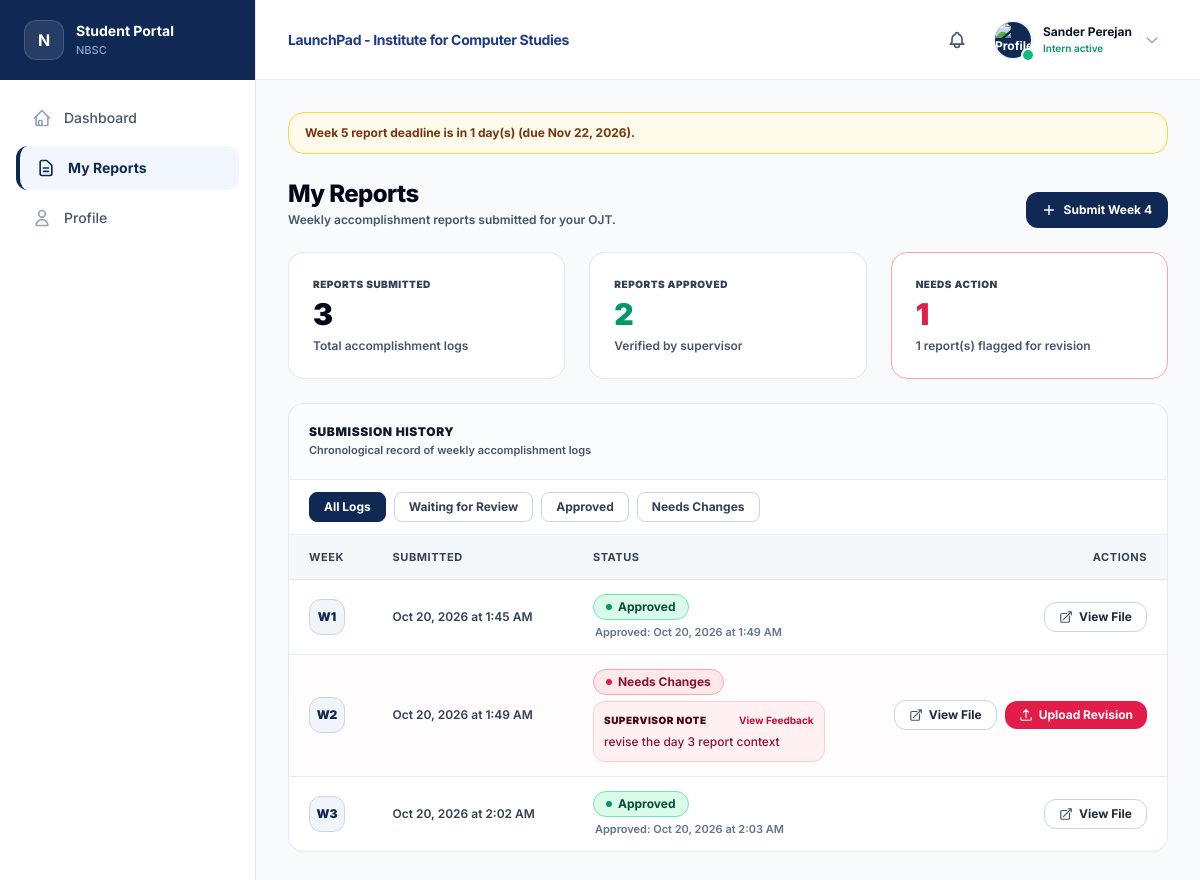
The page /reports.php (signed in) on the database its author committed.
### tables this page shows
CREATE TABLE `students` (
  `id` int(11) NOT NULL AUTO_INCREMENT,
  `user_id` int(11) NOT NULL,
  `student_number` varchar(100) NOT NULL,
  `program` varchar(50) DEFAULT 'BSIT',
  `section` varchar(20) NOT NULL DEFAULT 'IT44A',
  `company_id` int(11) DEFAULT NULL,
  `supervisor_id` int(11) DEFAULT NULL,
  `office_id` int(11) DEFAULT NULL,
  `ojt_start_date` date DEFAULT NULL,
  `completion_requested` tinyint(1) DEFAULT 0,
  `evaluation_triggered` tinyint(1) DEFAULT 0,
  `created_at` datetime DEFAULT current_timestamp(),
  PRIMARY KEY (`id`),
  UNIQUE KEY `uq_student_user` (`user_id`),
  UNIQUE KEY `uq_student_number` (`student_number`),
  KEY `fk_student_company` (`company_id`),
  KEY `fk_student_supervisor` (`supervisor_id`),
  KEY `idx_student_section` (`section`),
  CONSTRAINT `fk_student_company` FOREIGN KEY (`company_id`) REFERENCES `companies` (`id`) ON DELETE SET NULL ON UPDATE CASCADE,
  CONSTRAINT `fk_student_supervisor` FOREIGN KEY (`supervisor_id`) REFERENCES `supervisors` (`id`) ON DELETE SET NULL ON UPDATE CASCADE,
  CONSTRAINT `fk_student_user` FOREIGN KEY (`user_id`) REFERENCES `users` (`id`) ON DELETE CASCADE ON UPDATE CASCADE
);

CREATE TABLE `reports` (
  `id` int(11) NOT NULL AUTO_INCREMENT,
  `student_id` int(11) NOT NULL,
  `week_number` int(11) NOT NULL,
  `file_path` text NOT NULL,
  `previous_file_path` text DEFAULT NULL,
  `ocr_activities` text DEFAULT NULL,
  `supervisor_remarks` text DEFAULT NULL,
  `revision_requested_at` datetime DEFAULT NULL,
  `status` enum('pending','approved','rejected') NOT NULL DEFAULT 'pending',
  `is_late` tinyint(1) NOT NULL DEFAULT 0,
  `deadline_date` date DEFAULT NULL,
  `submitted_at` datetime DEFAULT current_timestamp(),
  `approved_at` datetime DEFAULT NULL,
  `updated_at` datetime DEFAULT current_timestamp() ON UPDATE current_timestamp(),
  `entities_extracted_at` datetime DEFAULT NULL,
  `entities_dictionary_version` varchar(64) DEFAULT NULL,
  `entities_extraction_started_at` datetime DEFAULT NULL,
  `entities_extraction_error` varchar(255) DEFAULT NULL,
  PRIMARY KEY (`id`),
  KEY `fk_report_student` (`student_id`),
  CONSTRAINT `fk_report_student` FOREIGN KEY (`student_id`) REFERENCES `students` (`id`) ON DELETE CASCADE ON UPDATE CASCADE
);

### src/pages/student/myReportsPage.php (the view, shortened to what the rows shown need)
<?php
$isEvaluated = !empty($student['evaluation_id']);
$isRequested = !empty($student['completion_requested']) && !$isEvaluated;
$isTriggered = !empty($student['evaluation_triggered']) && !$isEvaluated;
$isAssigned  = !empty($student['company_id']);
$nextWeekToSubmit = count($reports ?? []) + 1;
?>
<!DOCTYPE html>
<html lang="en">
<head>
    <script src="https://cdn.tailwindcss.com"></script>
    <link rel="stylesheet" href="<?= BASE_PATH; ?>/public/css/style.css">
</head>
<body class="bg-[#F8FAFC] text-slate-900 subpixel-antialiased selection:bg-[#0F2854] selection:text-white">
    <div class="flex min-h-screen">
        <?php include __DIR__ . '/../../components/sidebar.php'; ?>
        <div class="flex-1 flex flex-col min-w-0">
            <main class="p-4 sm:p-8 max-w-[1400px] w-full mx-auto space-y-6 flex-1">
                <?php if (!empty($deadlineNotice)): ?>
                    <div class="px-4 py-3 rounded-2xl border text-xs font-bold <?= $deadlineNotice['level'] === 'danger' ? 'bg-rose-50 border-rose-300 text-rose-900' : 'bg-amber-50 border-amber-300 text-amber-900'; ?>">
                        <?= htmlspecialchars($deadlineNotice['text']); ?>
                    </div>
                <?php endif; ?>
                <div class="flex flex-col sm:flex-row sm:items-end justify-between gap-4">
                    <div class="space-y-0.5">
                        <h1 class="text-xl sm:text-2xl font-extrabold text-slate-950 tracking-tight">My Reports</h1>
                    </div>
                    <?php if (!$isEvaluated && !$isRequested && !$isTriggered && $totalApproved < 16 && $isAssigned && !empty($reports)): ?>
                        <a href="submit_report.php?week=<?= $nextWeekToSubmit; ?>" class="shrink-0 self-start sm:self-auto px-4 py-2.5 bg-[#0F2854] hover:bg-blue-900 text-white font-bold rounded-xl text-xs transition-colors shadow-xs inline-flex items-center gap-2">
                        </a>
                    <?php endif; ?>
                </div>
                <div class="grid grid-cols-2 sm:grid-cols-3 gap-4 sm:gap-6">
                    <div class="bg-white rounded-2xl p-4 sm:p-6 border border-slate-200/90 shadow-xs space-y-1">
                    </div>
                    <div class="bg-white rounded-2xl p-4 sm:p-6 border border-slate-200/90 shadow-xs space-y-1">
                    </div>
                    <div class="bg-white rounded-2xl p-4 sm:p-6 border <?= $totalRejected > 0 ? 'border-rose-300 bg-rose-50/20' : 'border-slate-200/90'; ?> shadow-xs space-y-1">
                    </div>
                </div>
                <div class="bg-white rounded-2xl border border-slate-200/90 shadow-xs overflow-hidden">
                    <div class="p-5 border-b border-slate-200/70 bg-slate-50/60">
                    </div>
                    <div class="px-5 py-3 border-b border-slate-200/60 bg-white flex flex-wrap items-center gap-2">
                    </div>
                    <?php if (!empty($reports)): ?>
                        <div class="hidden md:block overflow-x-auto">
                            <table class="w-full text-left border-collapse text-xs">
                                <thead>
                                    <tr class="bg-slate-100/70 text-slate-700 text-[11px] uppercase tracking-wider border-b border-slate-200 font-black">
                                        <th class="py-3.5 px-5">Week</th>
                                        <th class="py-3.5 px-5">Submitted</th>
                                        <th class="py-3.5 px-5">Status</th>
                                        <th class="py-3.5 px-5 text-right">Actions</th>
                                    </tr>
                                </thead>
                                <tbody id="reportsTableBody" class="divide-y divide-slate-200/80 text-slate-800">
                                    <?php foreach ($reports as $report):
                                        $status = strtolower($report['status'] ?? 'pending');
                                        $filePath = $report['file_path'] ?? '';
                                        $remarks = $report['supervisor_remarks'] ?? '';
                                        $dateSubmitted = $report['submitted_at'] ?? null;
                                        $approvedAt = $report['approved_at'] ?? null;
                                        $isApproved = ($status === 'approved');
                                        $isRejected = ($status === 'rejected');
                                    ?>
                                        <tr class="report-row hover:bg-slate-50 transition-colors <?= $isRejected ? 'bg-rose-50/20' : 'bg-white'; ?>"
                                            data-status="<?= htmlspecialchars($status); ?>">
                                            <td class="py-3.5 px-5 whitespace-nowrap align-middle">
                                                <div class="w-9 h-9 rounded-xl bg-slate-100 text-[#0F2854] font-black text-xs flex items-center justify-center border border-slate-300">
                                                    W<?= htmlspecialchars($report['week_number']); ?>
                                                </div>
                                            </td>
                                            <td class="py-3.5 px-5 align-middle">
                                                <span class="font-semibold text-xs text-slate-700">
                                                    <?= !empty($dateSubmitted) ? date("M d, Y \a\\t g:i A", strtotime($dateSubmitted)) : '—'; ?>
                                                </span>
                                            </td>
                                            <td class="py-3.5 px-5 align-middle">
                                                <?php if ($isApproved): ?>
                                                    <div class="flex flex-col items-start gap-1">
                                                        <div class="flex items-center gap-2">
                                                            <span class="inline-flex items-center gap-1.5 px-3 py-1 rounded-full bg-emerald-100/80 text-emerald-900 border border-emerald-300 text-xs font-bold shadow-2xs">
                                                                <span class="w-1.5 h-1.5 rounded-full bg-emerald-600"></span>
                                                                Approved
                                                            </span>
                                                        </div>
                                                        <?php if (!empty($approvedAt)): ?>
                                                            <span class="text-[11px] font-semibold text-slate-500 pl-0.5">
                                                                Approved: <?= date("M d, Y \a\\t g:i A", strtotime($approvedAt)); ?>
                                                            </span>
                                                        <?php endif; ?>
                                                    </div>
                                                <?php elseif ($isRejected): ?>
                                                    <div class="space-y-1.5">
                                                        <span class="inline-flex items-center gap-1.5 px-3 py-1 rounded-full bg-rose-100/80 text-rose-900 border border-rose-300 text-xs font-bold shadow-2xs">
                                                            <span class="w-1.5 h-1.5 rounded-full bg-rose-600"></span>
                                                            Needs Changes
                                                        </span>
                                                        <?php if (!empty($remarks)): ?>
                                                            <div class="p-2.5 bg-rose-50 border border-rose-200 rounded-xl max-w-xs space-y-1">
                                                                <div class="flex items-center justify-between gap-2">
                                                                    <span class="text-[10px] font-black uppercase tracking-wider text-rose-950 flex items-center gap-1">
                                                                        Supervisor Note
                                                                    </span>
                                                                    <button type="button"
                                                                            onclick="openStudentRemarksModal('Week <?= htmlspecialchars($report['week_number']); ?>', '<?= htmlspecialchars(addslashes($remarks)); ?>', '<?= htmlspecialchars(BASE_PATH . '/' . ltrim(str_replace('\\', '/', $filePath), '/')); ?>')"
                                                                            class="text-[10px] font-bold text-rose-700 hover:underline cursor-pointer">
                                                                        View Feedback
                                                                    </button>
                                                                </div>
                                                                <p class="text-xs text-rose-900 font-medium leading-relaxed line-clamp-1">
                                                                    <?= htmlspecialchars($remarks); ?>
                                                                </p>
                                                            </div>
                                                        <?php endif; ?>
                                                    </div>
                                                <?php endif; ?>
                                            </td>
                                            <td class="py-3.5 px-5 text-right whitespace-nowrap align-middle">
                                                <div class="flex flex-col items-end gap-1.5">
                                                    <div class="flex items-center justify-end gap-2">
                                                        <?php if (!empty($filePath)): ?>
                                                            <a href="view_report.php?report_id=<?= (int)$report['id']; ?>" data-ics-loading="Opening this report&hellip; This may take a moment." class="px-3.5 py-1.5 bg-white hover:bg-slate-100 text-slate-800 text-xs font-bold rounded-xl border border-slate-300 shadow-2xs transition-colors inline-flex items-center gap-1.5 cursor-pointer">
                                                                <svg class="w-3.5 h-3.5 text-slate-600" fill="none" stroke="currentColor" stroke-width="2" viewBox="0 0 24 24"><path stroke-linecap="round" stroke-linejoin="round" d="M13.5 6H5.25A2.25 2.25 0 003 8.25v10.5A2.25 2.25 0 005.25 21h10.5A2.25 2.25 0 0018 18.75V10.5m-10.5 6L21 3m0 0h-5.25M21 3v5.25"/></svg>
                                                                <span>View File</span>
                                                            </a>
                                                        <?php endif; ?>
                                                        <?php if (!$isApproved && !$isEvaluated && !$isRequested && !$isTriggered && $isAssigned): ?>
                                                            <a href="submit_report.php?week=<?= (int)$report['week_number']; ?>" class="px-3.5 py-1.5 <?= $isRejected ? 'bg-rose-600 hover:bg-rose-700' : 'bg-[#0F2854] hover:bg-blue-900'; ?> text-white text-xs font-bold rounded-xl transition-colors shadow-xs inline-flex items-center gap-1.5 cursor-pointer">
                                                                <svg class="w-3.5 h-3.5" fill="none" stroke="currentColor" stroke-width="2" viewBox="0 0 24 24"><path stroke-linecap="round" stroke-linejoin="round" d="M3 16.5v2.25A2.25 2.25 0 005.25 21h13.5A2.25 2.25 0 0021 18.75V16.5m-13.5-9L12 3m0 0l4.5 4.5M12 3v13.5"/></svg>
                                                                <span><?= $isRejected ? 'Upload Revision' : (!empty($filePath) ? 'Re-upload' : 'Submit'); ?></span>
                                                            </a>
                                                        <?php endif; ?>
                                                    </div>
                                                </div>
                                            </td>
                                        </tr>
                                    <?php endforeach; ?>
                                </tbody>
                            </table>
                        </div>
                    <?php endif; ?>
                </div>
            </main>
        </div>
    </div>
</body>
</html>

### rows shown on the page
students: ojt_start_date "Week 5 report deadline is in 1 day(s) (due Nov 22, 2026)."
reports: week_number "1", submitted_at "Oct 20, 2026 at 1:45 AM", approved_at "Oct 20, 2026 at 1:49 AM"
reports: week_number "2", submitted_at "Oct 20, 2026 at 1:49 AM", supervisor_remarks "revise the day 3 report context", status "Upload Revision"
reports: week_number "3", submitted_at "Oct 20, 2026 at 2:02 AM", approved_at "Oct 20, 2026 at 2:03 AM"

### other values the page prints
$displayName "Sander Perejan"
$roleLabel "Intern active"
$nextWeekToSubmit "4"
$totalReportsCount "3"
$totalApproved "2"
$totalRejected > 0 ? $totalRejected : $totalPending "1"
$totalRejected "1"
